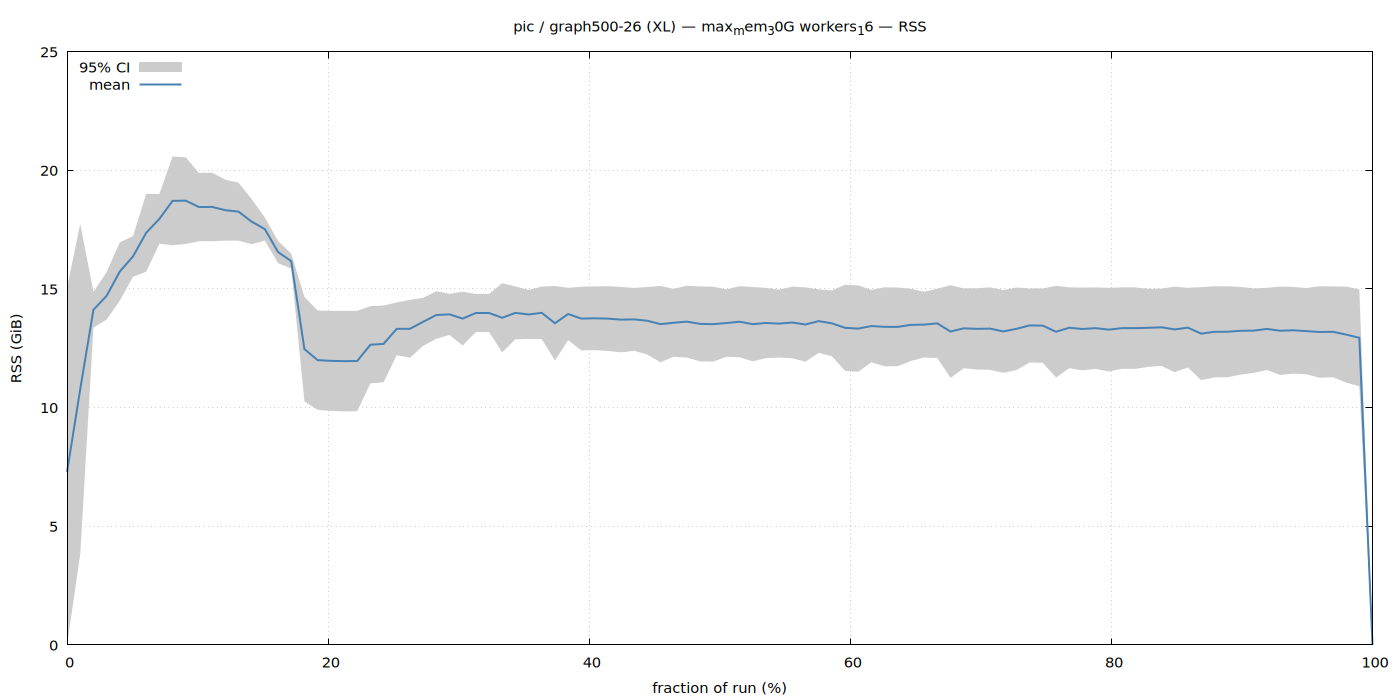

Write gnuplot code to recreate this figure.
set terminal pngcairo size 1400,700 enhanced font 'Sans,11'
set output '/home/ubuntu/nvm/gfrs/pic/XL/graph500-26/max_mem_30G_workers_16/rss.png'
set title "pic / graph500-26 (XL) — max_mem_30G workers_16 — RSS"
set xlabel 'fraction of run (%)'
set ylabel 'RSS (GiB)'
set grid
set key top left
set yrange [0:*]
plot '/home/ubuntu/nvm/gfrs/pic/XL/graph500-26/max_mem_30G_workers_16/rss.dat' using 1:3:4 with filledcurves lc rgb '#cccccc' title '95% CI', \
     '' using 1:2 with lines lw 2 lc rgb '#4682b4' title 'mean'
